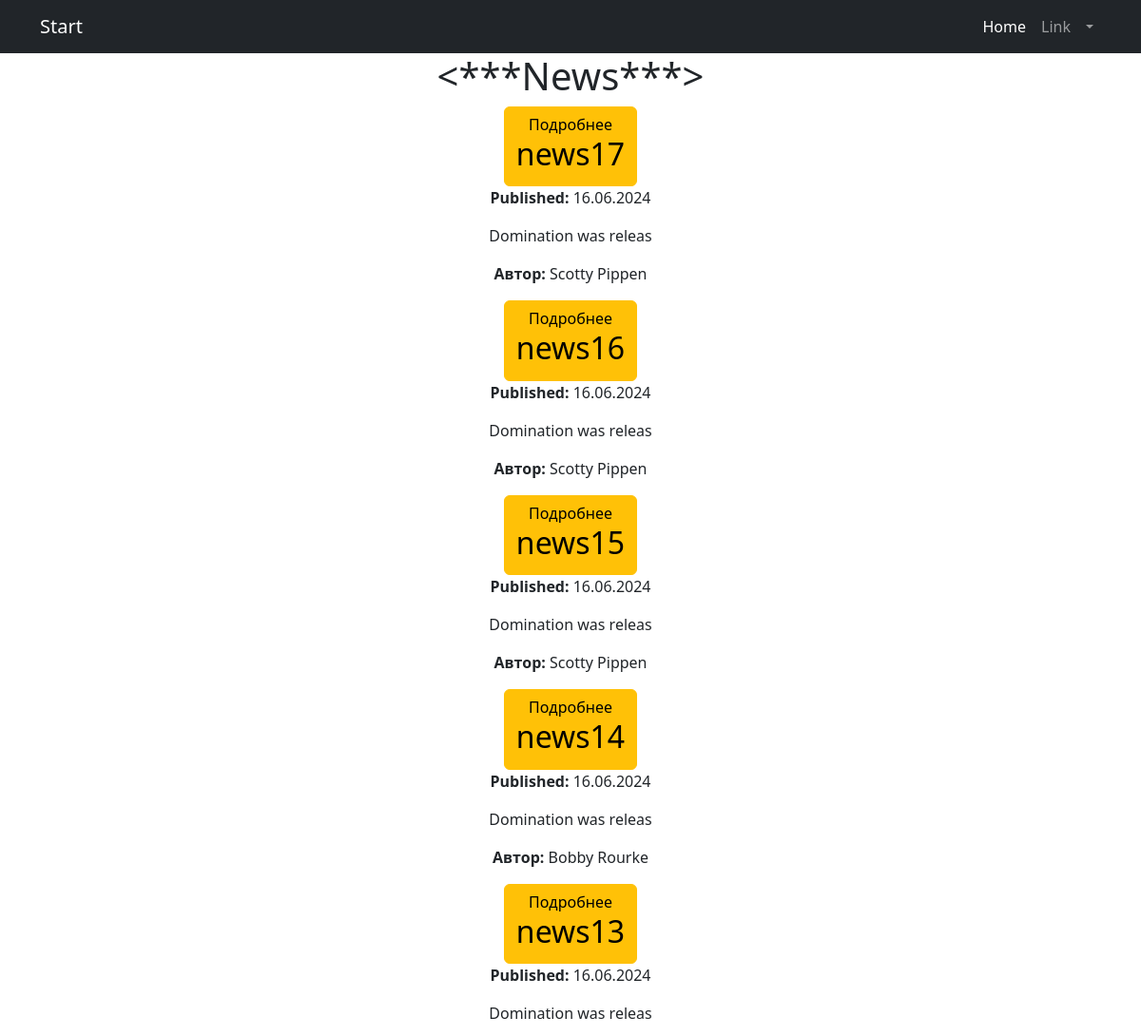
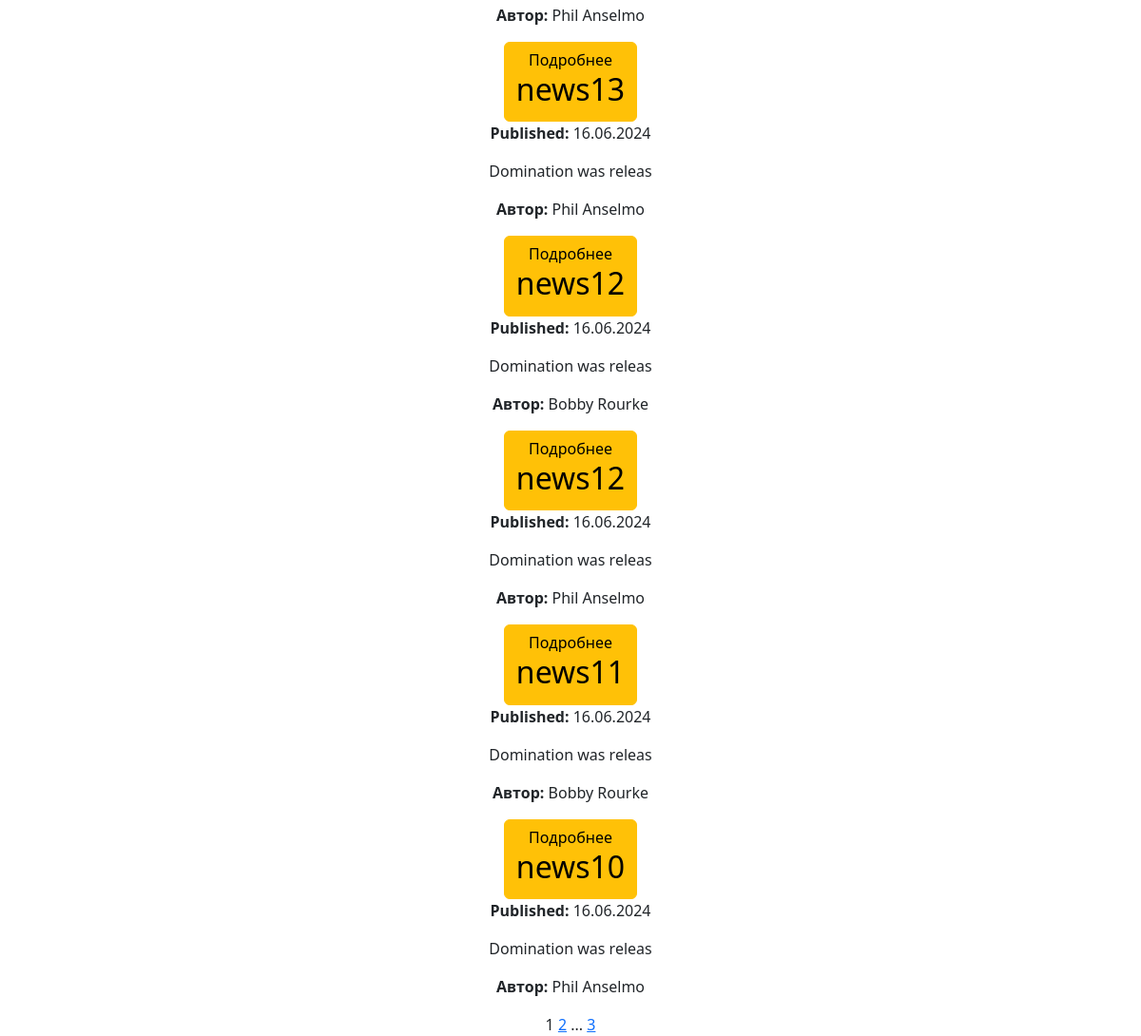
The page /news/ on the database as committed earlier (2 pictures, top to bottom).
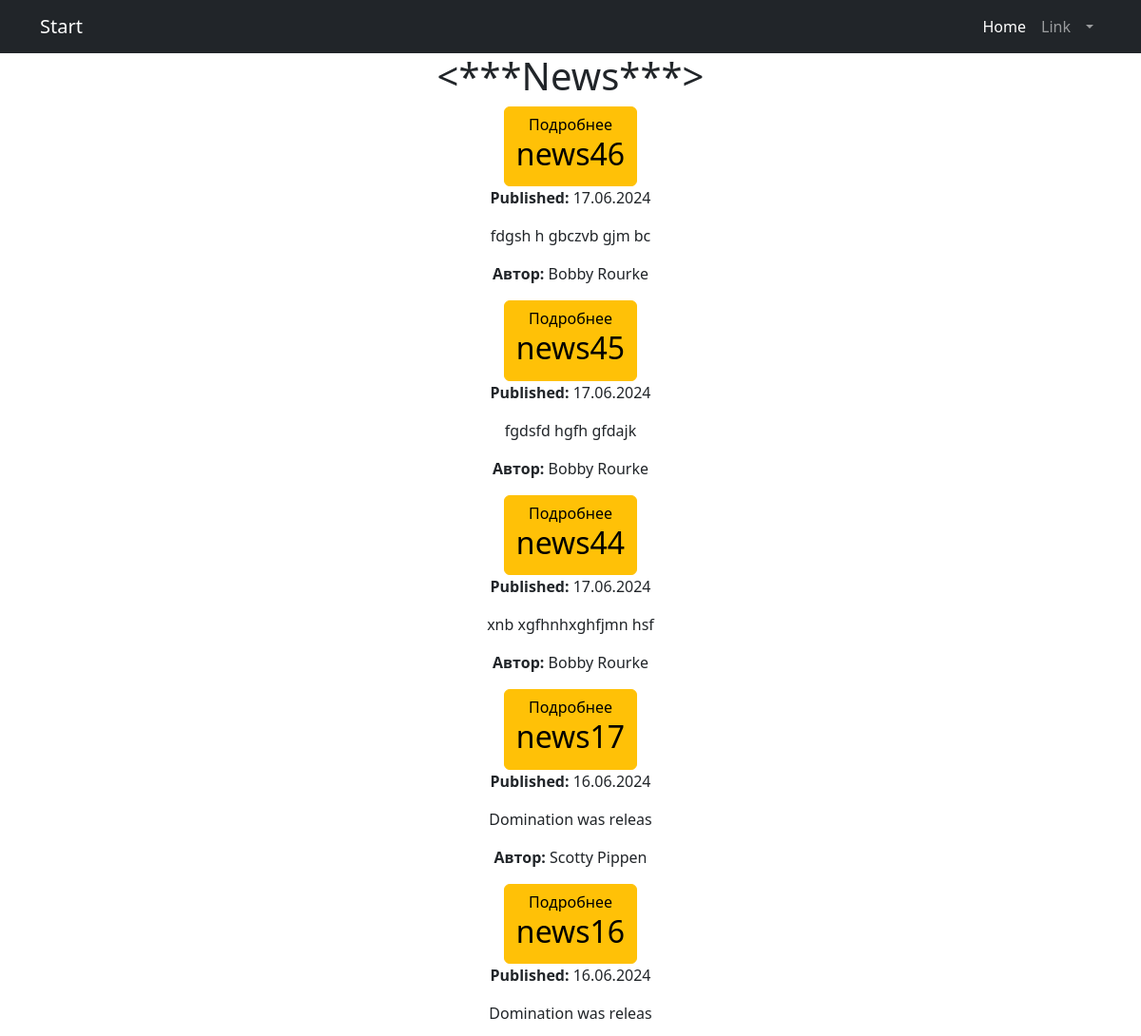
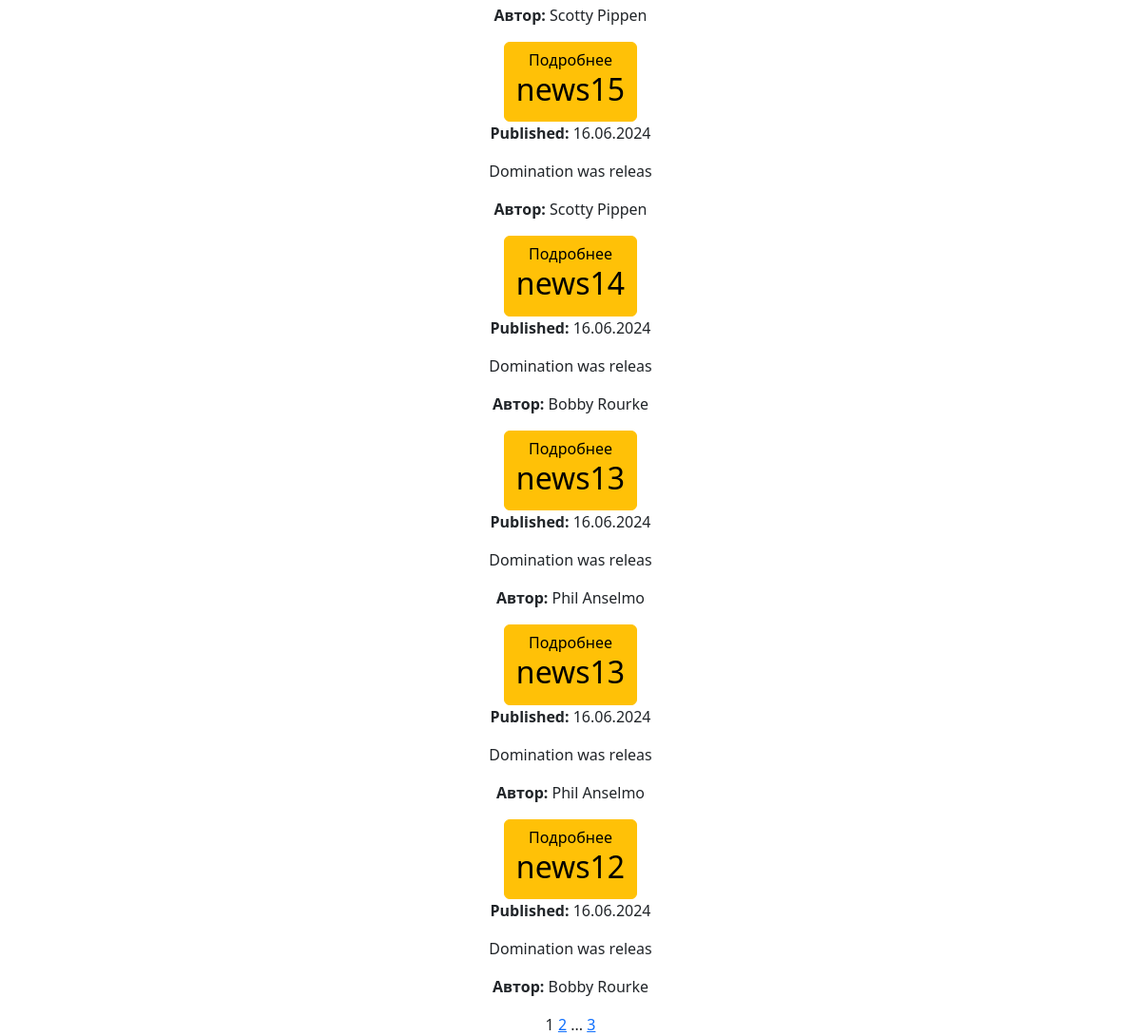
The same page on the database as committed later (2 pictures, top to bottom).
### news/models.py (models this page shows, shortened)
class Post(models.Model):
    author = models.ForeignKey('Author', on_delete=models.CASCADE, blank=True)
    POST_TYPES = (
        ('article', 'Article'),
        ('news', 'News'),
    )
    post_type = models.CharField(max_length=10, choices=POST_TYPES)
    created_at = models.DateTimeField(auto_now_add=True)
    categories = models.ManyToManyField('Category', through='PostCategory')
    title = models.CharField(max_length=255)
    content = models.TextField()
    rating = models.IntegerField(default=0)
    authorname = models.CharField(max_length=255,)

### news/views.py (the view)
# urls.py: path('news/', views.NewsListView.as_view(), name='news_list'),
class NewsListView(ListView):
    model = Post
    template_name = 'news_list.html'
    queryset = Post.objects.all().order_by('-created_at') # разбираюсь с постраничным выводом
    context_object_name = 'posts' # разбираюсь с постраничным выводом
    paginate_by = 10# разбираюсь с постраничным выводом

### news/templatetags/censor.py (called while the page is built)
@register.filter(name='censor')
def censor(value):
    banned_words = ['badword', 'badword1', 'badword2']
    for word in banned_words:
        if isinstance(word, str):
            value = value.replace(word[1:], '*' * len(word[1:]))
    return value

### news/templates/news_list.html (shortened to what this page needs)
{% extends 'flatpages/default.html' %}
{% load censor %}
{% block content %}
<h1><***News***></h1>
{% for post in posts %}
<a href="{% url 'news_full_detail' id=post.id %}" class="btn btn-warning">Подробнее
    <h2>{{ post.title|censor }}</h2>
</a>
<p><strong>Published:</strong> {{ post.created_at|date:"d.m.Y" }}</p>
<p>{{ post.content|slice:":21"|censor }}</p>
<p><strong>Автор:</strong> {{ post.authorname }}</p>
{% endfor %}
{{ page_obj.number }}
{% if page_obj.has_next %}
<a href="?page={{ page_obj.next_page_number }}">{{ page_obj.next_page_number }}</a>
{% if paginator.num_pages != page_obj.next_page_number %}
...
<a href="?page={{ page_obj.paginator.num_pages }}">{{ page_obj.paginator.num_pages }}</a>
{% endif %}
{% endif %}
{% endblock content %}

Rows that differ between the two databases and show on the page:
no longer on this page (row unchanged): Post: title|censor "news12", created_at "16.06.2024", content|censor "Domination was releas", authorname "Phil Anselmo"
no longer on this page (row unchanged): Post: title|censor "news11", created_at "16.06.2024", content|censor "Domination was releas", authorname "Bobby Rourke"
no longer on this page (row unchanged): Post: title|censor "news10", created_at "16.06.2024", content|censor "Domination was releas", authorname "Phil Anselmo"
added Post: title|censor "news46", created_at "17.06.2024", content|censor "fdgsh h gbczvb gjm bc", authorname "Bobby Rourke"
added Post: title|censor "news45", created_at "17.06.2024", content|censor "fgdsfd hgfh gfdajk", authorname "Bobby Rourke"
added Post: title|censor "news44", created_at "17.06.2024", content|censor "xnb xgfhnhxghfjmn hsf", authorname "Bobby Rourke"
